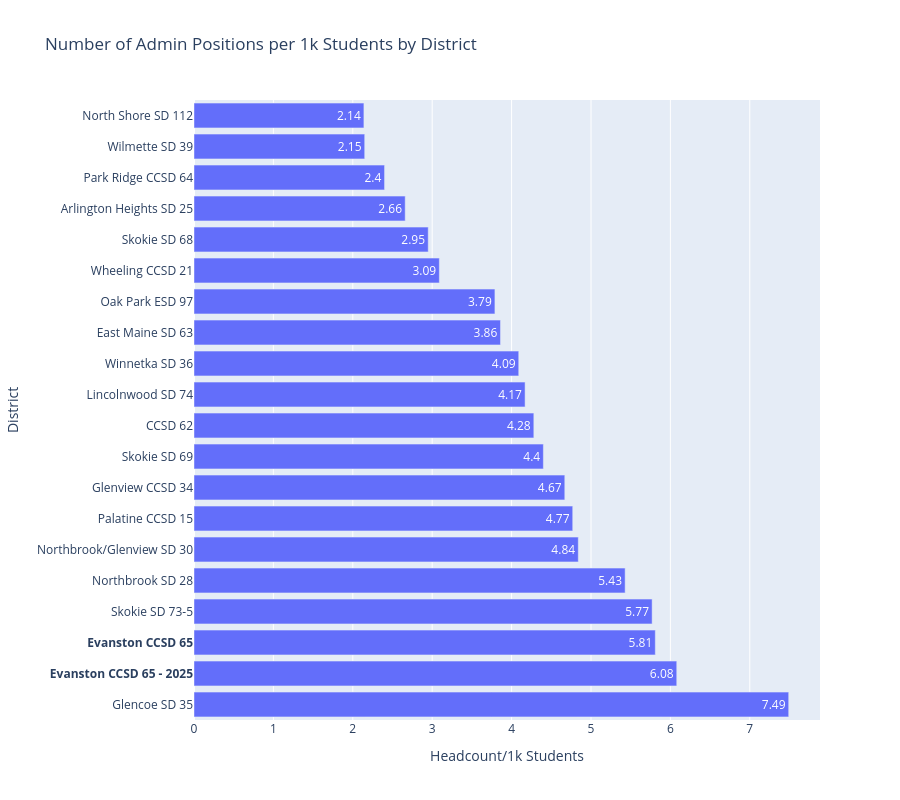

The notebook cell this image was saved under:
### Code cell
# Plot Number of Admin Positions per 1k Students by District
admin_data = admin_data.sort_values('headcount_per_1000_students', ascending=False)

# Make Evanston label bold
y_labels = ['<b>' + district + '</b>' if district == 'Evanston CCSD 65' or district == 'Evanston CCSD 65 - 2025' else district 
            for district in admin_data['District']]

fig = go.Figure()

fig.add_trace(go.Bar(
    x=admin_data['headcount_per_1000_students'],
    y=y_labels,
    orientation='h',
    text=admin_data['headcount_per_1000_students'],
    textposition='auto'    
))

fig.update_layout(
    title='Number of Admin Positions per 1k Students by District',
    xaxis_title='Headcount/1k Students',
    yaxis_title='District',
    height=800
)

fig.show()

### Figure 1 — Plotly figure (JSON) as saved in the notebook; plotly's stock layout.template omitted (floating-point values rounded to 4 significant figures)
{"data": [{"orientation": "h", "text": [7.49, 6.08, 5.81, 5.77, 5.43, 4.84, 4.77, 4.67, 4.4, 4.28, 4.17, 4.09, 3.86, 3.79, 3.09, 2.95, 2.66, 2.4, 2.15, 2.14], "textposition": "auto", "type": "bar", "x": [7.49, 6.08, 5.81, 5.77, 5.43, 4.84, 4.77, 4.67, 4.4, 4.28, 4.17, 4.09, 3.86, 3.79, 3.09, 2.95, 2.66, 2.4, 2.15, 2.14], "y": ["Glencoe SD 35", "<b>Evanston CCSD 65 - 2025</b>", "<b>Evanston CCSD 65</b>", "Skokie SD 73-5", "Northbrook SD 28", "Northbrook/Glenview SD 30", "Palatine CCSD 15", "Glenview CCSD 34", "Skokie SD 69", "CCSD 62", "Lincolnwood SD 74", "Winnetka SD 36", "East Maine SD 63", "Oak Park ESD 97", "Wheeling CCSD 21", "Skokie SD 68", "Arlington Heights SD 25", "Park Ridge CCSD 64", "Wilmette SD 39", "North Shore SD 112"]}], "layout": {"height": 800, "title": {"text": "Number of Admin Positions per 1k Students by District"}, "xaxis": {"title": {"text": "Headcount/1k Students"}}, "yaxis": {"title": {"text": "District"}}}}
